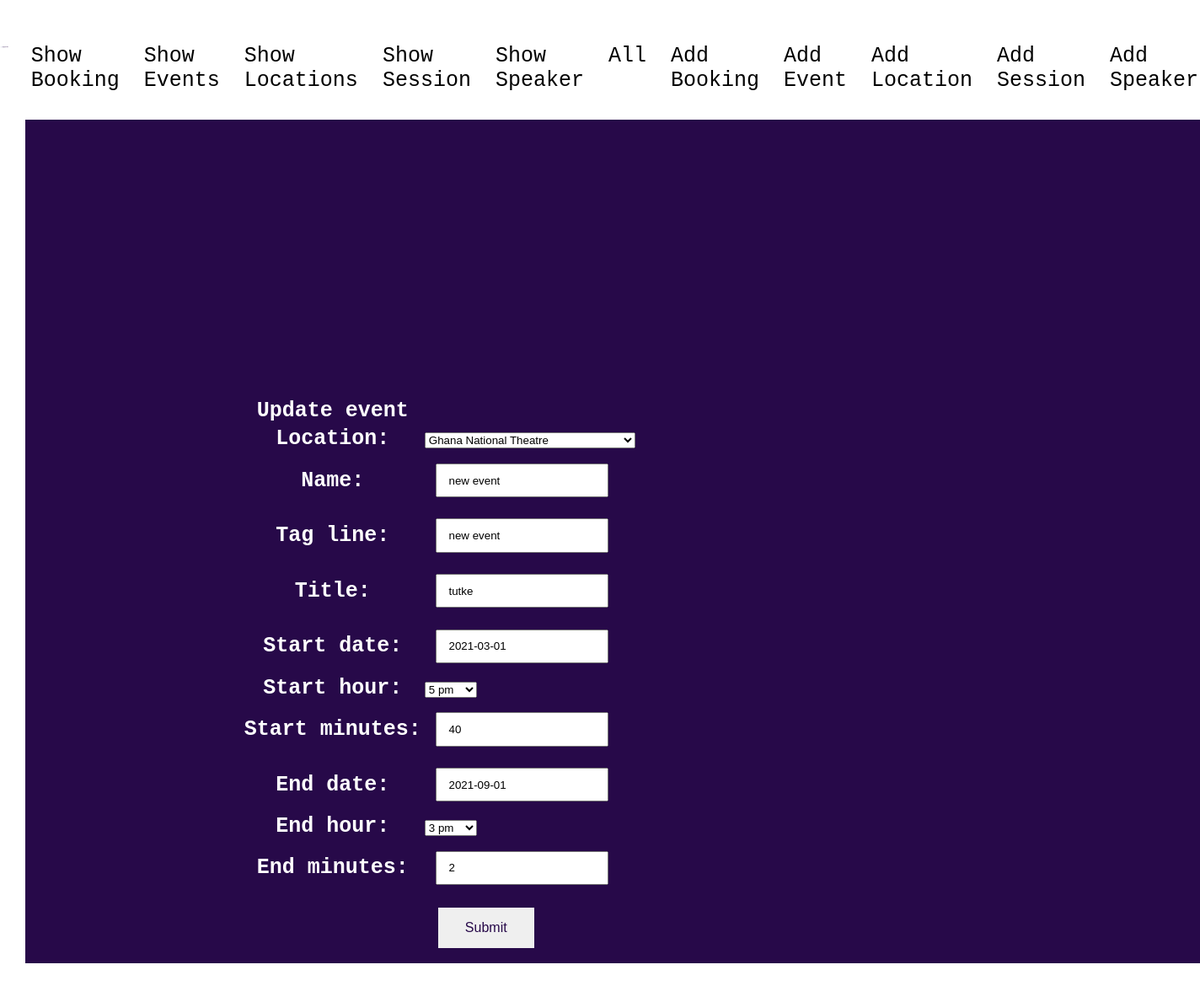
The app's page /booking/event/update/1 (signed in) with its own data.
### booking/models.py (models this page shows, shortened)
class Event(models.Model):
    HOURS=[
    ("0 am","1 am"),
    ("1 am","1 am"),
    ("2 am","2 am"),
    ("3 am","3 am"),
    ("4 am","4 am"),
    ("5 am","5 am"),
    ("6 am","6 am"),
    ("7 am","7 am"),
    ("8 am","8 am"),
    ("9 am","9 am"),
    ("10 am","10 am"),
    ("11 am","11 am"),
    ("1 pm","1 pm"),
    ("2 pm","2 pm"),
    ("3 pm","3 pm"),
    ("4 pm","4 pm"),
    ("5 pm","5 pm"),
    ("6 pm","6 pm"),
    ("7 pm","7 pm"),
    ("8 pm","8 pm"),
    ("9 pm","9 pm"),
    ("10 pm","10 pm"),
    ("11 pm","11 pm"),
     ]
    location=models.ForeignKey(to=Location,  on_delete=models.CASCADE)
    name=models.CharField(max_length=100)
    tag_line=models.CharField(max_length=500)
    title=models.CharField(max_length=100)
    start_date=models.DateField(validators=[MinValueValidator(limit_value=date.today)])
    start_hour=models.CharField(max_length=5,choices=HOURS,blank=True)
    start_minutes=models.PositiveIntegerField(validators=[MaxValueValidator(59)])
    end_date=models.DateField(validators=[MinValueValidator(limit_value=date.today)])
    end_hour=models.CharField(max_length=5,choices=HOURS,blank=True)
    end_minutes=models.PositiveIntegerField(validators=[MaxValueValidator(59)])

class Location(models.Model):
    name=models.CharField(max_length=100)
    city= models.CharField(max_length=100)
    address= models.CharField(max_length=500)
    room_capacity = models.IntegerField()
    def __str__(self):
        return f'{self.name}'

### booking/views.py (the view)
# urls.py: path("booking/event/update/<int:pk>", views.EventUpdateView.as_view(),name="updateEvent"),
@method_decorator(login_required(login_url='/login/'), name='dispatch')
class EventUpdateView(generic.UpdateView):
    Model=Event
    fields=["location","name","tag_line","title","start_date","start_hour","start_minutes","end_date","end_hour","end_minutes"]
    queryset=Event.objects.all()
    template_name="booking/updateEvent.html"
    success_url="/showEvents"

### booking/templates/booking/updateEvent.html (shortened to what this page needs)
{% extends "base.html" %}
{% load static %}
{% block content %}
<div id="add_form_grid" class="form">
<div class="add_form">
    <form id="event" class="form" method="post" >
        <table>
        <th> Update event</th>
            {{form.as_table}}
            <tr>
                <td></td>
                <td><input type="submit" class="button" name="event-form" value="Submit"></td>
            </tr>
        </table>
    </form>
</div>
</div>
{% endblock %}

### booking/static/style.css (style rules this page uses)
body { margin:0; }
#add_form_grid { display: grid; grid-template-columns: 5% 90 5%; grid-template-rows: 20% 20% 20% 30%; row-gap: 2em; grid-template-areas: "menu menu menu menu menu" "... add_form add_form add_form ..."; }
.add_form { grid-area:add_form; }
#event { grid-area:event; }
body { color: #270949; font-family: 'Courier New', Courier, monospace; font-size: 25px; }
input { padding: 0.8em; margin: 0.8em; margin-left: 1em; padding-left: 1em; }
.form { background-color: #270949; height: 100%; width: 100%; color: white; margin: 1.2em; padding: 1.2em; display: flex; }
.button { border: none; color:#270949; padding: 15px 32px; text-align: center; text-decoration: none; display: inline-block; font-size: 16px; }

### records on screen
Event: location "Ghana National Theatre", tag_line "new event", title "tutke", start_date "2021-03-01", start_hour "5 pm", start_minutes "40", end_date "2021-09-01", end_hour "3 pm", end_minutes "2"
Location: name "new event"
